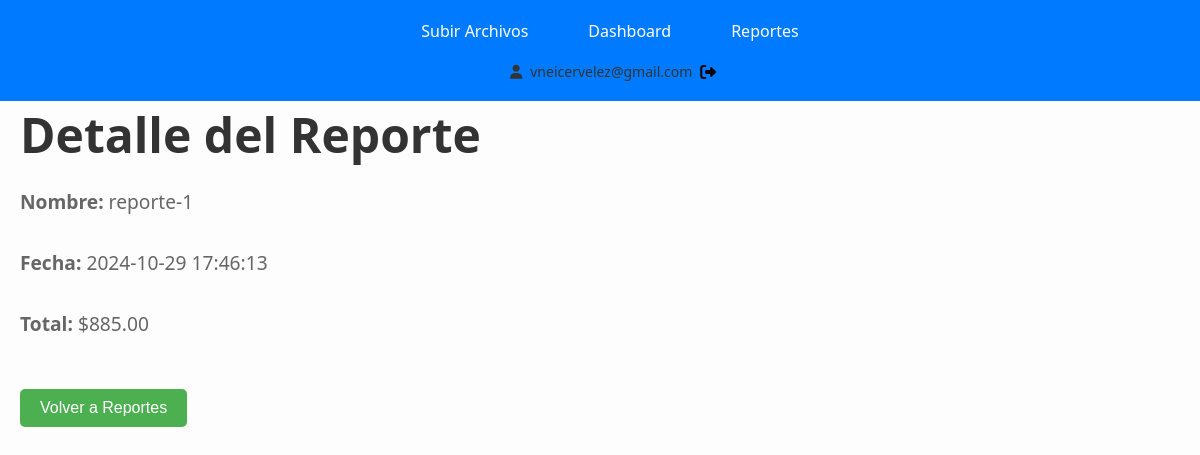
The app's page /reporte/1 (signed in) with its own data.
### tables this page shows
CREATE TABLE reportes (
            id INTEGER PRIMARY KEY AUTOINCREMENT,
            user_id INTEGER NOT NULL,
            nombre TEXT NOT NULL,
            fecha TEXT NOT NULL,
            total REAL NOT NULL,
            FOREIGN KEY (user_id) REFERENCES usuarios (id)
        );

### app.py (the view)
@app.route('/reporte/<int:id>')
def ver_reporte(id):
    if 'user_id' not in session:
        return redirect(url_for('login'))
    conn = get_db_connection()
    reporte = conn.execute('SELECT * FROM reportes WHERE id = ?', (id,)).fetchone()
    conn.close()
    if reporte is None:
        flash("Reporte no encontrado.")
        return redirect(url_for('reportes_anteriores'))
    return render_template('ver_reporte.html', reporte=reporte)

### app.py (called while the page is built)
def get_db_connection():
    conn = sqlite3.connect('app.db')
    conn.row_factory = sqlite3.Row
    return conn

### templates/ver_reporte.html (shortened to what this page needs)
<!DOCTYPE html>
<html lang="es">
<head>
    <link rel="stylesheet" href="/static/styles.css">
    <link rel="stylesheet" href="https://cdnjs.cloudflare.com/ajax/libs/font-awesome/6.0.0-beta3/css/all.min.css">
   <nav class="navbar">
    <ul class="menu">
        <li><a href="/index">Subir Archivos</a></li>
        <li><a href="/dashboard">Dashboard</a></li>
        <li><a href="/reportes.anteriores">Reportes</a></li>
    </ul>
    <div class="user-info">
        <i class="fas fa-user"></i>
        <span>{{ session['user_email'] }}</span>
        <a href="/logout" class="logout-icon">
            <i class="fas fa-sign-out-alt"></i>
        </a>
    </div>
</nav>
</head>
<div class="container">
    <h1>Detalle del Reporte</h1>
    <p><strong>Nombre:</strong> {{ reporte['nombre'] }}</p>
    <p><strong>Fecha:</strong> {{ reporte['fecha'] }}</p>
    <p><strong>Total:</strong> ${{ "%.2f"|format(reporte['total']) }}</p>
    <button onclick="window.location.href='/reportes.anteriores'" class="back-button">Volver a Reportes</button>
</div>
</body>
</html>

### static/styles.css (style rules this page uses)
button, .btn-download, .btn-new-report, .btn-dashboard { display: inline-block; padding: 10px 20px; margin: 10px 0; border: none; border-radius: 5px; font-size: 16px; cursor: pointer; transition: all 0.3s ease; text-decoration: none; text-align: center; }
.navbar { position: fixed; top: 0; left: 0; width: 100%; background-color: #007bff; padding: 10px; text-align: center; z-index: 1000; }
.navbar ul { list-style-type: none; margin: 0; padding: 0; display: flex; justify-content: center; gap: 20px; }
.navbar ul li { display: inline; }
.navbar ul li a { color: white; text-decoration: none; padding: 10px 20px; display: inline-block; transition: background-color 0.3s; }
.menu { color: white; text-decoration: none; font-size: 16px; }
.container { max-width: 1200px; margin: 20px auto; padding: 0 20px; padding-top: 50px; }
h1 { font-size: 3em; color: #333; margin-bottom: 20px; }
p { font-size: 1.2em; color: #666; margin-bottom: 30px; max-width: 600px; line-height: 1.6; }
.user-info { position: relative; top: 15%; left: 40%; display: flex; align-items: center; gap: 8px; font-size: 14px; color: #333; padding: 10px 20px; border-radius: 6px; z-index: 1000; }
.logout-icon { display: flex; align-items: center; color: #000000; text-decoration: none; gap: 4px; }
.logout-icon i { font-size: 16px; }
.back-button { background-color: #4CAF50; color: white; padding: 10px 20px; border: none; border-radius: 5px; cursor: pointer; font-size: 16px; margin-top: 20px; }

### records on screen
reportes: nombre "reporte-1", fecha "2024-10-29 17:46:13", total "885.00"

### other values on screen
{{ session['user_email'] }} "vneicervelez@gmail.com"
